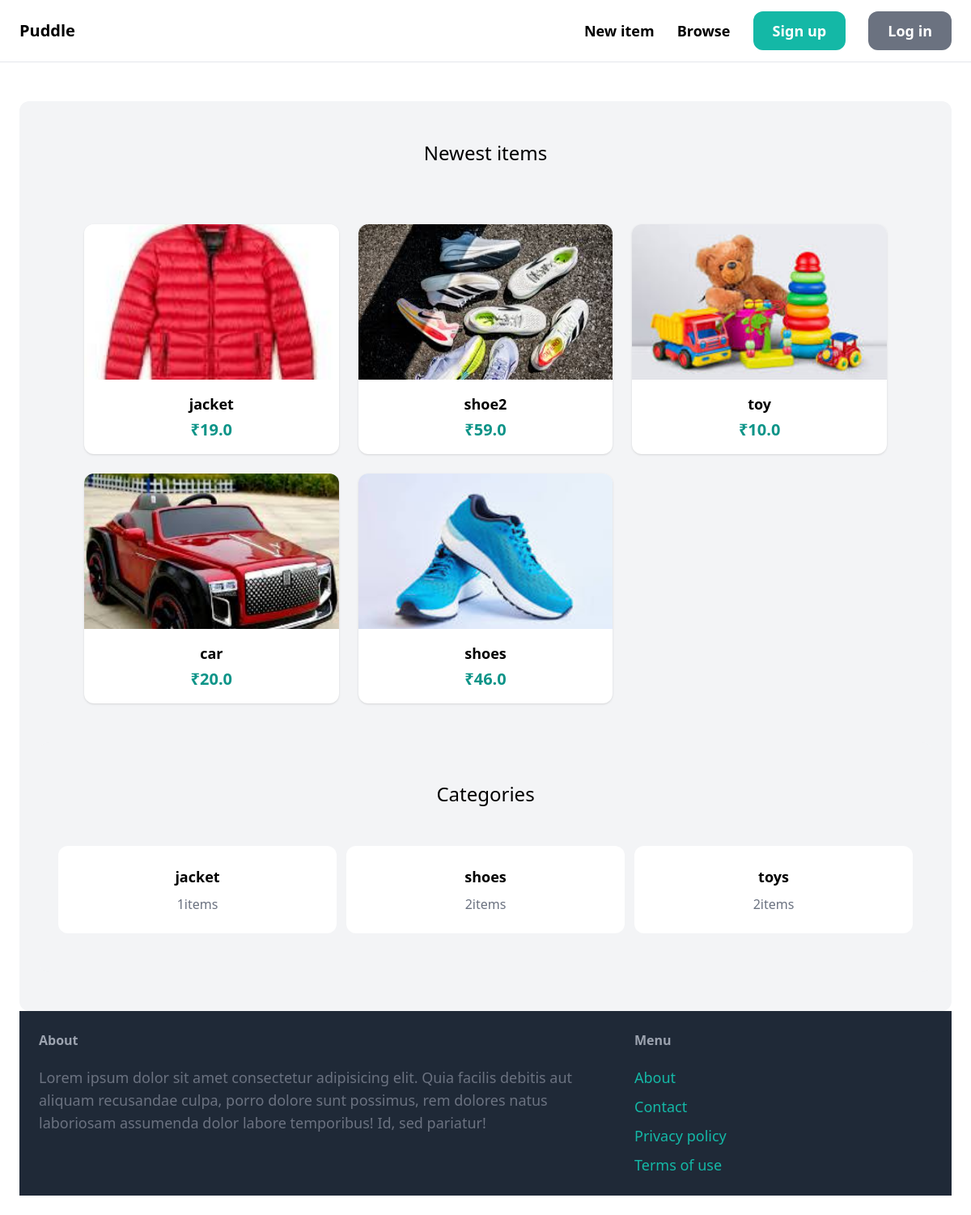
The app's page /, older data.
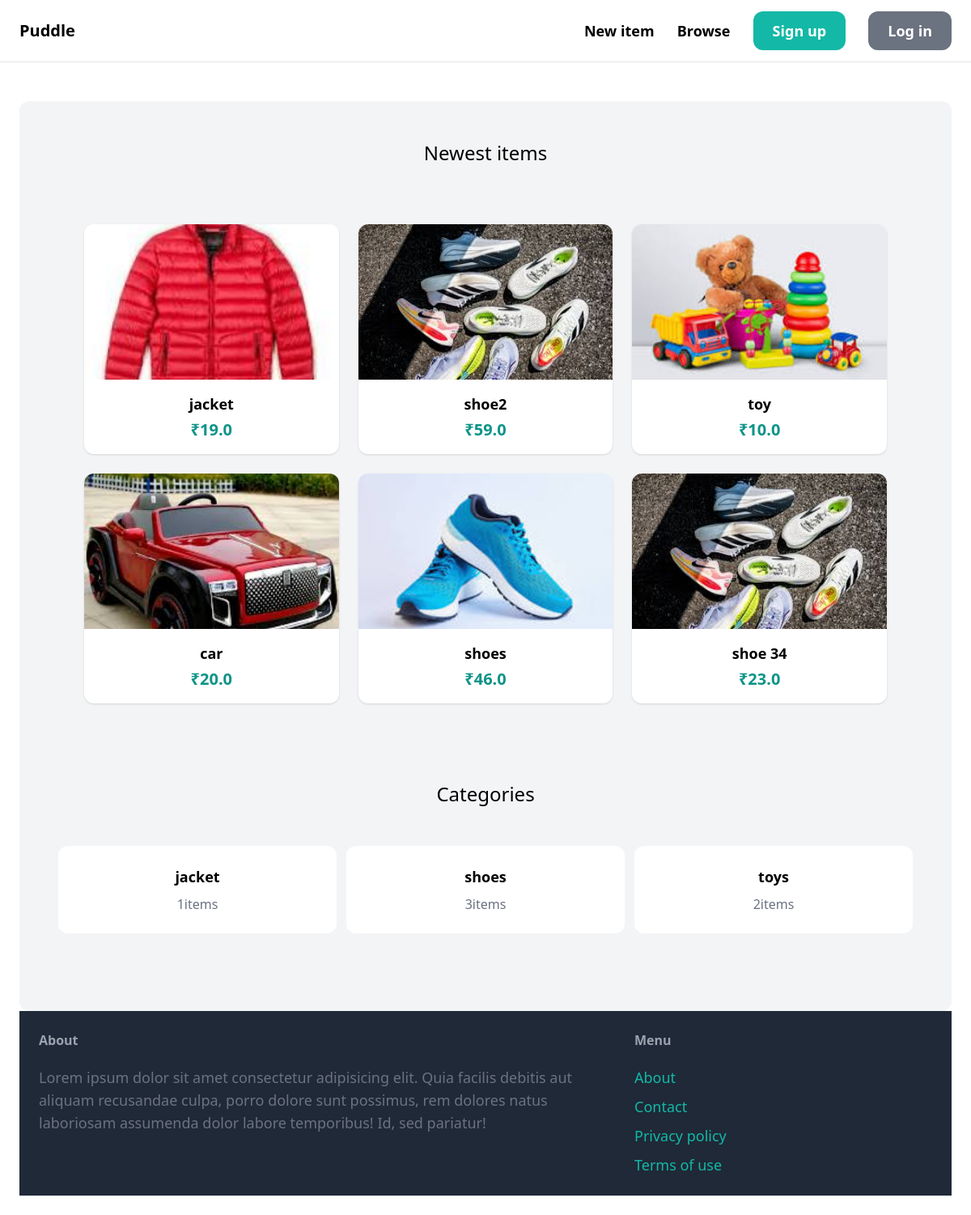
The same page, newer data.
### item/models.py (models this page shows, shortened)
class Item(models.Model):
    category = models.ForeignKey(Category,related_name='items', on_delete=models.CASCADE)
    name = models.CharField(max_length=255)
    description = models.TextField(blank=True, null=True)
    price = models.FloatField()
    image = models.ImageField(upload_to='item_images', blank=True, null=True)
    is_sold = models.BooleanField(default=False)
    created_at = models.DateTimeField(auto_now_add=True)
    created_by = models.ForeignKey(User, on_delete=models.CASCADE, related_name='items')

class Category(models.Model):
    name = models.CharField(max_length=255)
    class Meta:
        ordering =('name',)
        verbose_name_plural = 'Categories'

### core/views.py (the view)
# urls.py: path('', views.index, name='index'),
def index(request):
    items = Item.objects.filter(is_sold = False)[0:6]
    categories = Category.objects.all()
    return render(request, "core/index.html", {
        'categories': categories,
        'items': items,
    })

### core/templates/core/index.html (shortened to what this page needs)
{% extends "./base.html" %}
{% block content %}
    <div class="mt-6 px-6 py-12 bg-gray-100 rounded-xl">
        <h2 class="mb-12 text-2xl text-center">Newest items</h2>
       <div class="container mx-auto px-4 py-6">
    <div class="grid grid-cols-1 sm:grid-cols-2 md:grid-cols-3 gap-6">
        {% for item in items %}
            <a href="{% url 'item:detail' item.id %}"
               class="block bg-white rounded-xl shadow hover:shadow-lg transition">
                <img src="{{ item.image.url }}"
                     alt="{{ item.name }}"
                     class="w-full h-48 object-cover rounded-t-xl">
                <div class="p-4 flex flex-col items-center">
                    <h3 class="text-lg font-semibold mb-1">{{ item.name }}</h3>
                    <p class="text-teal-600 font-bold text-xl">
                        ₹{{ item.price }}
                    </p>
                </div>
            </a>
        {% endfor %}
    </div>
</div>
    <div class="mt-6 px-6 py-12 bg-gray-100 rounded-xl">
        <h2 class="mb-12 text-2xl text-center">Categories</h2>
        <div class="grid grid-cols-3 gap-3">
            {% for category in categories %}
                <div>
                <a href="#">
                    <div class="bg-white rounded-xl p-6 flex flex-col items-center">
                    <h3 class="text-lg font-semibold mb-2">{{ category.name }}</h3>
                    <p class="text-gray-500">{{ category.items.count }}items</p>
                    </div>
                </a>
                </div>
            {% endfor %}
        </div>
    </div>
{% endblock %}

### core/templates/core/base.html (shortened to what this page needs)
<!DOCTYPE html>
<html lang="en">
<head>
    <script src="https://cdn.tailwindcss.com"></script>
</head>
<body>
    <nav class="py-6 px-6 flex justify-between items-center border-b border-gray-200">
        <a href="/" class="text-xl font-semibold">Puddle</a>
        <div class="space-x-6">
            <a href="{% url 'item:new' %}" class="text-lg font-semibold hover:text-gray-500">New item</a>
            <a href="{% url 'item:items' %}" class="text-lg font-semibold hover:text-gray-500">Browse</a>
            {% if request.user.is_authenticated %}
                <a href="{% url 'dashboard:index' %}" class="px-6 py-3 text-lg font-semibold bg-gray-500 text-white rounded-xl hover:bg-gray-700">Dashboard</a>
                {% if item %}
                    <a href="{% url 'conversation:new' item.id %}" class="px-6 py-3 text-lg font-semibold bg-gray-500 text-white rounded-xl hover:bg-gray-700">Inbox</a>
                {% endif %}
                <a href="{% url 'core:logout' %}" class="p    x-6 py-3 text-lg font-semibold bg-teal-500 text-white rounded-xl hover:bg-teal-700">Log out</a>
            {% else %}
                <a href="{% url 'core:signup' %}" class="px-6 py-3 text-lg font-semibold bg-teal-500 text-white rounded-xl hover:bg-teal-700">Sign up</a>
                <a href="{% url 'core:login' %}" class="px-6 py-3 text-lg font-semibold bg-gray-500 text-white rounded-xl hover:bg-gray-700">Log in</a>
            {% endif %}
        </div>
    </nav>
    <div class="px-6 py-6">
        {% block content %}{% endblock %}
    </div>
    <footer class="py-6 px-6 flex justify-between bg-gray-800">
        <div class="w-2/3 pr-10">
            <h3 class="mb-5 font-semibold text-gray-400">About</h3>
            <p class="text-lg text-gray-500">Lorem ipsum dolor sit amet consectetur adipisicing elit. Quia facilis debitis aut aliquam recusandae culpa, porro dolore sunt possimus, rem dolores natus laboriosam assumenda dolor labore temporibus! Id, sed pariatur!</p>
        </div>
        <div class="w-1/3">
            <h3 class="mb-5 font-semibold text-gray-400">Menu</h3>
            <ul class="space-y-2">
                <li><a href="#" class="text-lg text-teal-500 hover:text-teal-700">About</a></li>
                <li><a href="{% url 'core:contact' %}" class="text-lg text-teal-500 hover:text-teal-700">Contact</a></li>
                <li><a href="#" class="text-lg text-teal-500 hover:text-teal-700">Privacy policy</a></li>
                <li><a href="#" class="text-lg text-teal-500 hover:text-teal-700">Terms of use</a></li>
            </ul>
        </div>
    </footer>
</body>
</html>

Row changes from the older to the newer data that the page shows:
added Item: image (picture), name "shoe 34", price "23.0"
computed for Category "shoes": items.count "2" → "3"
